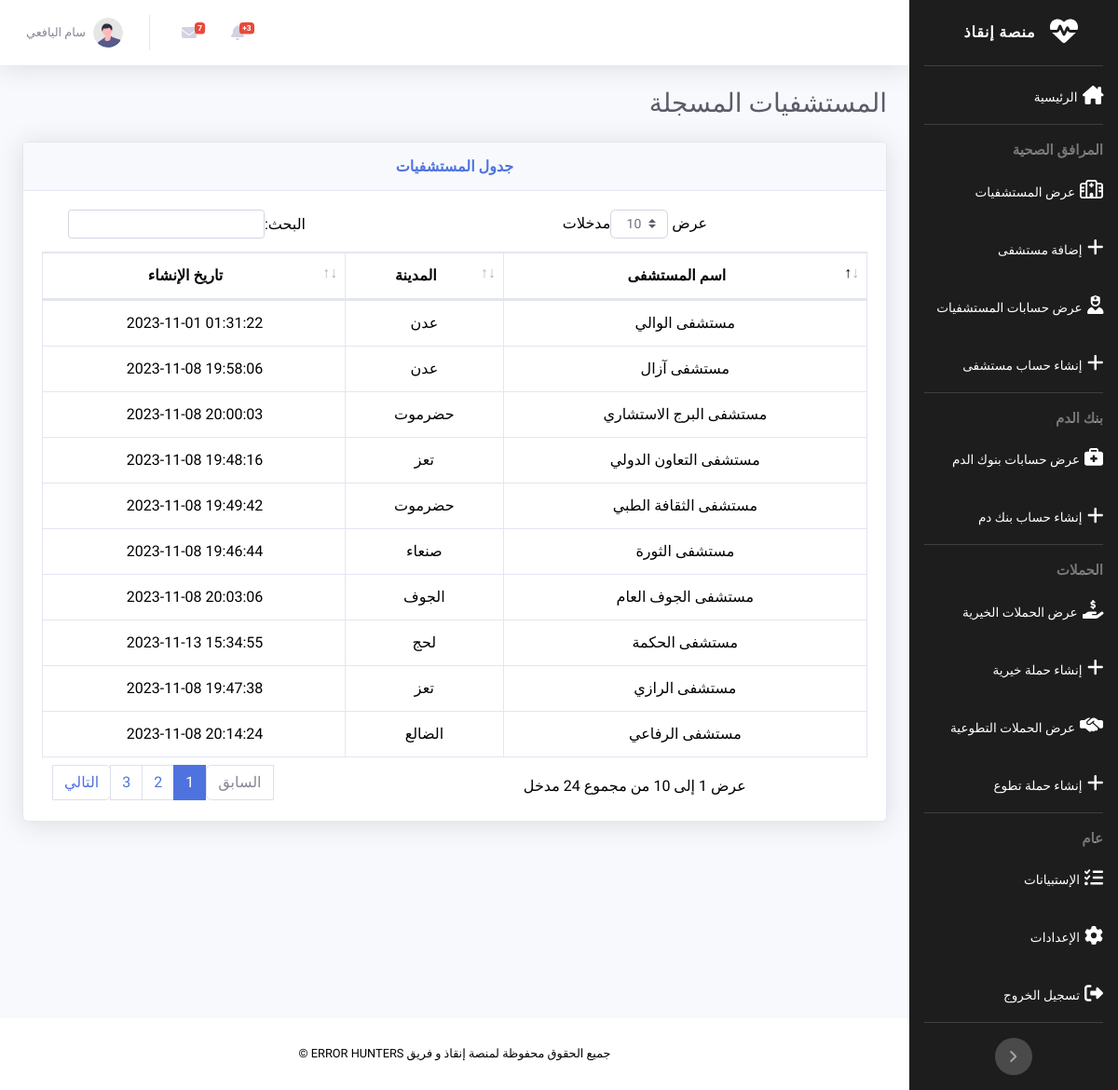
The page /admin/show_hospitals.php (signed in) on the database its author committed.
### tables this page shows
CREATE TABLE `hospitals` (
  `h_id` smallint(4) NOT NULL,
  `h_city` tinyint(2) NOT NULL,
  `h_name` varchar(100) NOT NULL,
  `c_at` timestamp NOT NULL DEFAULT current_timestamp() ON UPDATE current_timestamp()
);

CREATE TABLE `cities` (
  `c_id` tinyint(2) NOT NULL,
  `c_name` varchar(20) NOT NULL
);

### admin/show_hospitals.php (the view, shortened to what this page needs)
<?php
require_once('../files/config.php');
?>
<!DOCTYPE html>
<html lang="ar">
<head>
    <link rel="stylesheet" href="../css/all.min.css">
    <link rel="stylesheet" href="../css/sb-admin-2.css">
    <link rel="stylesheet" href="../css/sam.css">
    <link rel="stylesheet" href="bloodbank.css">
    <link href="../vendor/datatables/dataTables.bootstrap4.min.css" rel="stylesheet">
</head>
<body id="page-top">
    <div id="wrapper">
        <?php require_once 'side_bar.php';?>
        <div id="content-wrapper" class="d-flex flex-column">
            <div id="content">
                <?php  require_once 'nav_bar.php' ?>
                <div class="container-fluid">
                    <h1 class="h3 mb-4 text-gray-800 text-right">المستشفيات المسجلة</h1>
                    <div class="card shadow mb-4">
                        <div class="card-header py-3">
                            <h6 class="m-0 font-weight-bold text-primary text-center">جدول المستشفيات </h6>
                        </div>
                        <div class="card-body">
                            <div class="table-responsive">
                                <table class="table table-bordered" id="dataTable" width="100%" cellspacing="0">
                                    <thead class="text-center">
                                        <tr>
                                            <th>اسم المستشفى</th>
                                            <th>المدينة</th>
                                            <th>تاريخ الإنشاء</th>
                                        </tr>
                                    </thead>
                                    <tbody class="text-center">
                                        <?php
                                        $result = mysqli_query($con, "SELECT h_name,c_name,c_at FROM `hospitals` INNER JOIN cities ON hospitals.h_city = cities.c_id");
                                        while ($row = mysqli_fetch_array($result)) {
                                          echo'  <tr>
                                            <td>'.$row['h_name'].'</td>
                                            <td>'.$row['c_name'].'</td>
                                            <td style="direction: ltr;">'.$row['c_at'].'</td>
                                            </tr>';
                                        }
                                        ?>
                                    </tbody>
                                </table>
                            </div>
                        </div>
                    </div>
                </div>
            </div>
            <?php  include_once('footer.php')?>
        </div>
    </div>
</body>
</html>

### css/sam.css (style rules this page uses)
body { direction: rtl; }

### rows shown on the page
hospitals: h_name "مستشفى الوالي", h_city.c_name "عدن", c_at "2023-11-01 01:31:22"
hospitals: h_name "مستشفى الثورة", h_city.c_name "صنعاء", c_at "2023-11-08 19:46:44"
hospitals: h_name "مستشفى الرازي", h_city.c_name "تعز", c_at "2023-11-08 19:47:38"
hospitals: h_name "مستشفى التعاون الدولي", h_city.c_name "تعز", c_at "2023-11-08 19:48:16"
hospitals: h_name "مستشفى الثقافة الطبي", h_city.c_name "حضرموت", c_at "2023-11-08 19:49:42"
hospitals: h_name "مستشفى آزال", h_city.c_name "عدن", c_at "2023-11-08 19:58:06"
hospitals: h_name "مستشفى البرج الاستشاري", h_city.c_name "حضرموت", c_at "2023-11-08 20:00:03"
hospitals: h_name "مستشفى الجوف العام", h_city.c_name "الجوف", c_at "2023-11-08 20:03:06"
hospitals: h_name "مستشفى الرفاعي", h_city.c_name "الضالع", c_at "2023-11-08 20:14:24"
hospitals: h_name "مستشفى الحكمة", h_city.c_name "لحج", c_at "2023-11-13 15:34:55"

### other values the page prints
$_SESSION['a_name'] "سام اليافعي"
